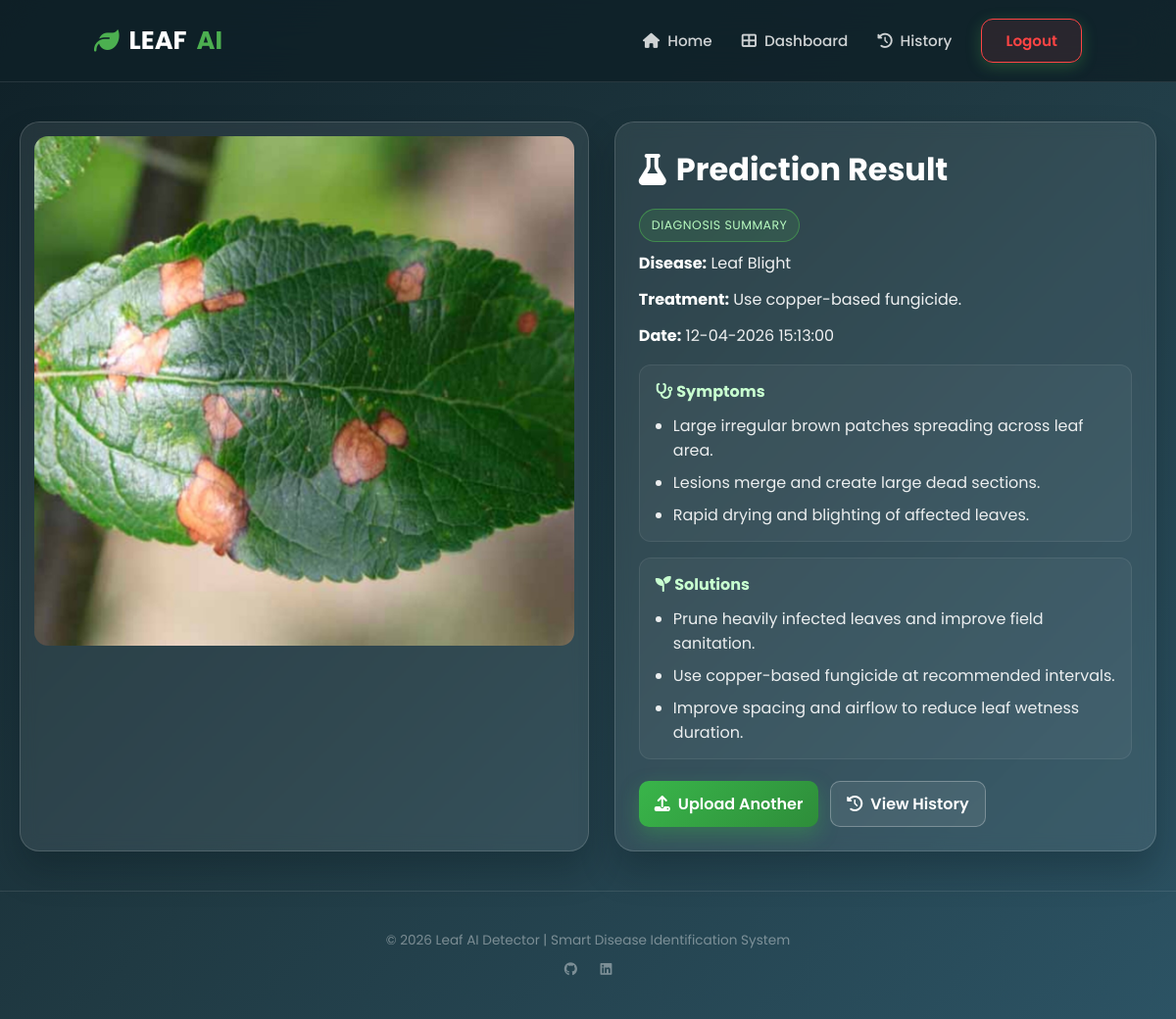
The app's page /result/1 (signed in) with its own data.
### models.py (models this page shows)
class LeafScan(Base):
    __tablename__ = "leaf_scans"
    id = Column(Integer, primary_key=True, index=True)
    user_id = Column(Integer, ForeignKey("users.id"), nullable=False)
    image_path = Column(String, nullable=False)
    disease_result = Column(String, nullable=True)
    treatment = Column(String, nullable=True)
    date = Column(DateTime, default=datetime.utcnow)
    user = relationship("User", back_populates="scans")

### main.py (the view)
@app.get("/result/{scan_id}")
def result_page(scan_id: int, request: Request, db: Session = Depends(get_db)):
    redirect_response = login_required(request)
    if redirect_response:
        return redirect_response
    scan = (
        db.query(LeafScan)
        .filter(
            LeafScan.id == scan_id,
            LeafScan.user_id == request.session["user_id"],
        )
        .first()
    )
    if not scan:
        return RedirectResponse(url="/history", status_code=HTTP_302_FOUND)
    guidance = get_guidance_for_disease(scan.disease_result)
    return templates.TemplateResponse(
        request,
        "result.html",
        {"scan": scan, "guidance": guidance, "is_logged_in": True},
    )

### templates/result.html (shortened to what this page needs)
{% extends "base.html" %}
{% block content %}
<div class="result-shell">
    <div class="glass-card image-card">
        <img class="result-image" src="{{ url_for('static', path=scan.image_path) }}" alt="Uploaded leaf image">
    </div>
    <div class="glass-card details-card">
        <h2 class="result-title"><i class="fas fa-flask"></i> Prediction Result</h2>
        <div class="chip">Diagnosis Summary</div>
        <p class="meta-line"><strong>Disease:</strong> {{ scan.disease_result }}</p>
        <p class="meta-line"><strong>Treatment:</strong> {{ scan.treatment }}</p>
        <p class="meta-line"><strong>Date:</strong> {{ scan.date.strftime("%d-%m-%Y %H:%M:%S") }}</p>
        {% if guidance.symptoms %}
            <div class="section-block">
                <h3 class="section-title"><i class="fas fa-stethoscope"></i> Symptoms</h3>
                <ul class="bullet-list">
                    {% for symptom in guidance.symptoms %}
                        <li>{{ symptom }}</li>
                    {% endfor %}
                </ul>
            </div>
        {% endif %}
        {% if guidance.solutions %}
            <div class="section-block">
                <h3 class="section-title"><i class="fas fa-seedling"></i> Solutions</h3>
                <ul class="bullet-list">
                    {% for solution in guidance.solutions %}
                        <li>{{ solution }}</li>
                    {% endfor %}
                </ul>
            </div>
        {% endif %}
        <div class="action-row">
            <a class="action-btn primary" href="/upload"><i class="fas fa-upload"></i> Upload Another</a>
            <a class="action-btn secondary" href="/history"><i class="fas fa-clock-rotate-left"></i> View History</a>
        </div>
    </div>
</div>
{% endblock %}

### templates/base.html (style rules this page uses)
:root { --primary-green: #4CAF50; --dark-green: #2E7D32; --accent-glow: rgba(76, 175, 80, 0.4); --glass-bg: rgba(255, 255, 255, 0.05); --glass-border: rgba(255, 255, 255, 0.1); --danger: #ff4444; }
* { margin: 0; padding: 0; box-sizing: border-box; }
body { font-family: 'Poppins', sans-serif; background: linear-gradient(135deg, #0f2027, #203a43, #2c5364); color: #ffffff; min-height: 100vh; display: flex; flex-direction: column; }

### templates/result.html (style rules this page uses)
.result-shell { display: grid; grid-template-columns: 1.05fr 1fr; gap: 26px; }
.glass-card { background: rgba(255, 255, 255, 0.08); border: 1px solid rgba(255, 255, 255, 0.15); border-radius: 20px; backdrop-filter: blur(8px); box-shadow: 0 20px 35px rgba(5, 15, 20, 0.25); }
.image-card { padding: 14px; }
.result-image { width: 100%; height: 100%; max-height: 520px; object-fit: cover; border-radius: 14px; display: block; }
.details-card { padding: 24px; }
.result-title { display: flex; align-items: center; gap: 10px; font-size: 2rem; margin-bottom: 16px; }
.chip { display: inline-flex; align-items: center; padding: 7px 12px; border-radius: 999px; font-size: 0.78rem; letter-spacing: 0.04em; text-transform: uppercase; border: 1px solid rgba(76, 175, 80, 0.6); color: #b9fbc0; background: rgba(76, 175, 80, 0.16); margin-bottom: 10px; }
.meta-line { margin-bottom: 12px; line-height: 1.55; color: rgba(255, 255, 255, 0.92); }
.meta-line strong { color: #ffffff; }
.section-block { margin-top: 16px; padding: 14px 16px; border-radius: 12px; background: rgba(255, 255, 255, 0.04); border: 1px solid rgba(255, 255, 255, 0.08); }
.section-title { margin-bottom: 10px; color: #c8ffd0; font-size: 1rem; }
.bullet-list { margin-left: 18px; display: grid; gap: 8px; color: rgba(255, 255, 255, 0.9); }
.action-row { display: flex; gap: 12px; flex-wrap: wrap; margin-top: 22px; }
.action-btn { display: inline-flex; align-items: center; gap: 8px; padding: 10px 16px; border-radius: 10px; text-decoration: none; font-weight: 600; transition: transform 0.2s ease, box-shadow 0.2s ease; }
.action-btn.primary { color: #fff; background: linear-gradient(135deg, #39b54a, #2e8d3a); box-shadow: 0 8px 20px rgba(57, 181, 74, 0.35); }
.action-btn.secondary { color: #fff; border: 1px solid rgba(255, 255, 255, 0.28); background: rgba(255, 255, 255, 0.08); }

### records on screen
LeafScan: image_path (picture), disease_result "Leaf Blight", treatment "Use copper-based fungicide.", date "12-04-2026 15:13:00"

### other values on screen
{{ symptom }} "Large irregular brown patches spreading across leaf area." "Lesions merge and create large dead sections." "Rapid drying and blighting of affected leaves."
{{ solution }} "Prune heavily infected leaves and improve field sanitation." "Use copper-based fungicide at recommended intervals." "Improve spacing and airflow to reduce leaf wetness duration."
